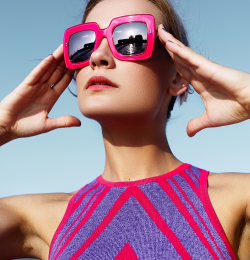
#> input picture 02-配套案例/03-机器视觉基础应用实训案例/05-图像几何变换基础实训/01平移缩放/test.png, 250 x 260 px
$ python '翻转练习.py'
#> lines starting #> are read from the running program, lines starting #| are printed output that depends on the picture
#!/usr/bin/env python3
# -*- coding: utf-8 -*-

import cv2 as cv
import numpy as np

img = cv.imread('./test.png')
#> img is the input picture: shape (260, 250, 3); mean B, G, R 145.7, 130.5, 164.3
rows, cols = img.shape[:2]
#> rows = 260; cols = 250

M = np.float32([[1, 0, cols], [0, 1, 0]])
#> M = [[1, 0, 250], [0, 1, 0]]
dst4 = cv.warpAffine(img, M, (cols, rows), flags = cv.INTER_LANCZOS4, borderMode = cv.BORDER_DEFAULT)
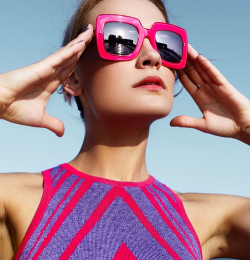
#> dst4: shape (260, 250, 3); mean B, G, R 145.7, 130.6, 164.4
M = np.float32([[1, 0, 0], [0, 1, rows]])
#> M = [[1, 0, 0], [0, 1, 260]]
dst5 = cv.warpAffine(img, M, (cols, rows), flags = cv.INTER_LANCZOS4, borderMode = cv.BORDER_DEFAULT)
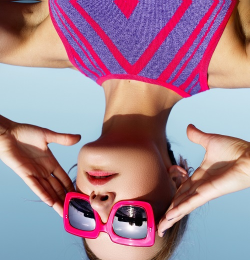
#> dst5: shape (260, 250, 3); mean B, G, R 145.6, 130.2, 164.3
M = np.float32([[1, 0, cols], [0, 1, rows]])
#> M = [[1, 0, 250], [0, 1, 260]]
dst6 = cv.warpAffine(img, M, (cols, rows), flags = cv.INTER_LANCZOS4, borderMode = cv.BORDER_DEFAULT)
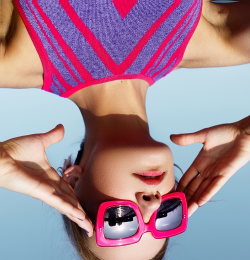
#> dst6: shape (260, 250, 3); mean B, G, R 145.6, 130.3, 164.4

cv.imwrite('./outputs/fig.jpg', dst4)
cv.imwrite('./outputs/fig_1.jpg', dst5)
cv.imwrite('./outputs/fig_2.jpg', dst6)

$ run again, with 02-配套案例/03-机器视觉基础应用实训案例/05-图像几何变换基础实训/01平移缩放/sudoku.jpg saved as 02-配套案例/03-机器视觉基础应用实训案例/05-图像几何变换基础实训/01平移缩放/test.png
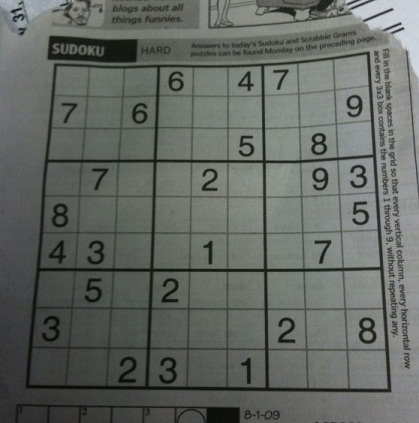
#> input picture 02-配套案例/03-机器视觉基础应用实训案例/05-图像几何变换基础实训/01平移缩放/sudoku.jpg, 419 x 423 px
#> img is the input picture: shape (423, 419, 3); mean B, G, R 98.9, 103.6, 99.4
#> `dst5 = cv.warpAffine(img, M, (cols, rows), flags = cv.INTER_LANCZOS4, ..`:
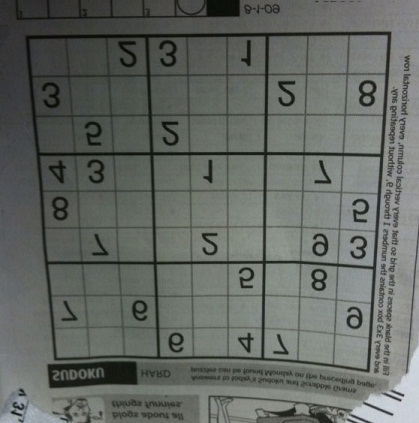
#> dst5: shape (423, 419, 3); mean B, G, R 98.8, 103.5, 99.3
#> `dst6 = cv.warpAffine(img, M, (cols, rows), flags = cv.INTER_LANCZOS4, ..`:
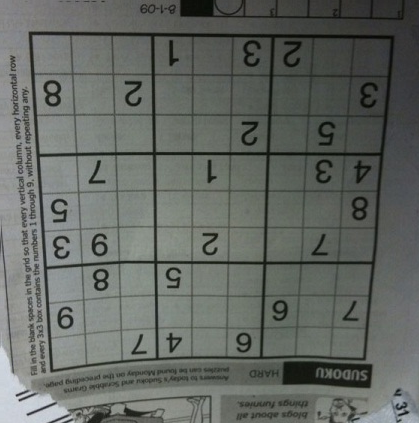
#> dst6: shape (423, 419, 3); mean B, G, R 98.9, 103.6, 99.4
